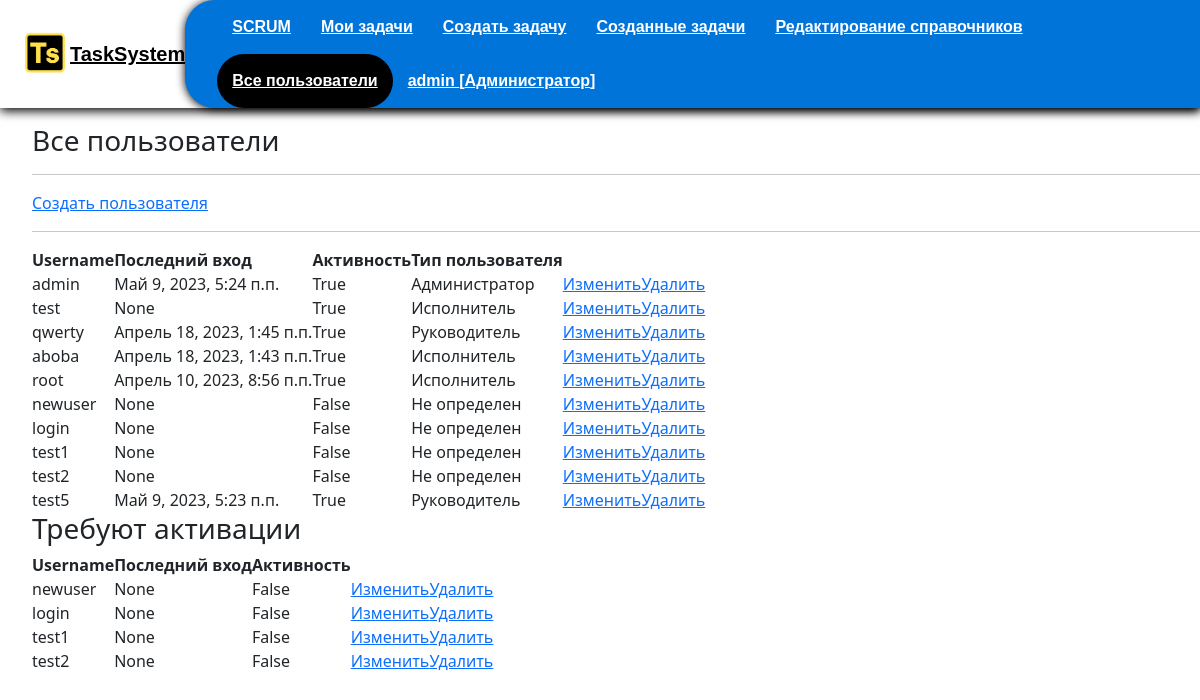
The page /all_users (signed in) on the database as committed earlier.
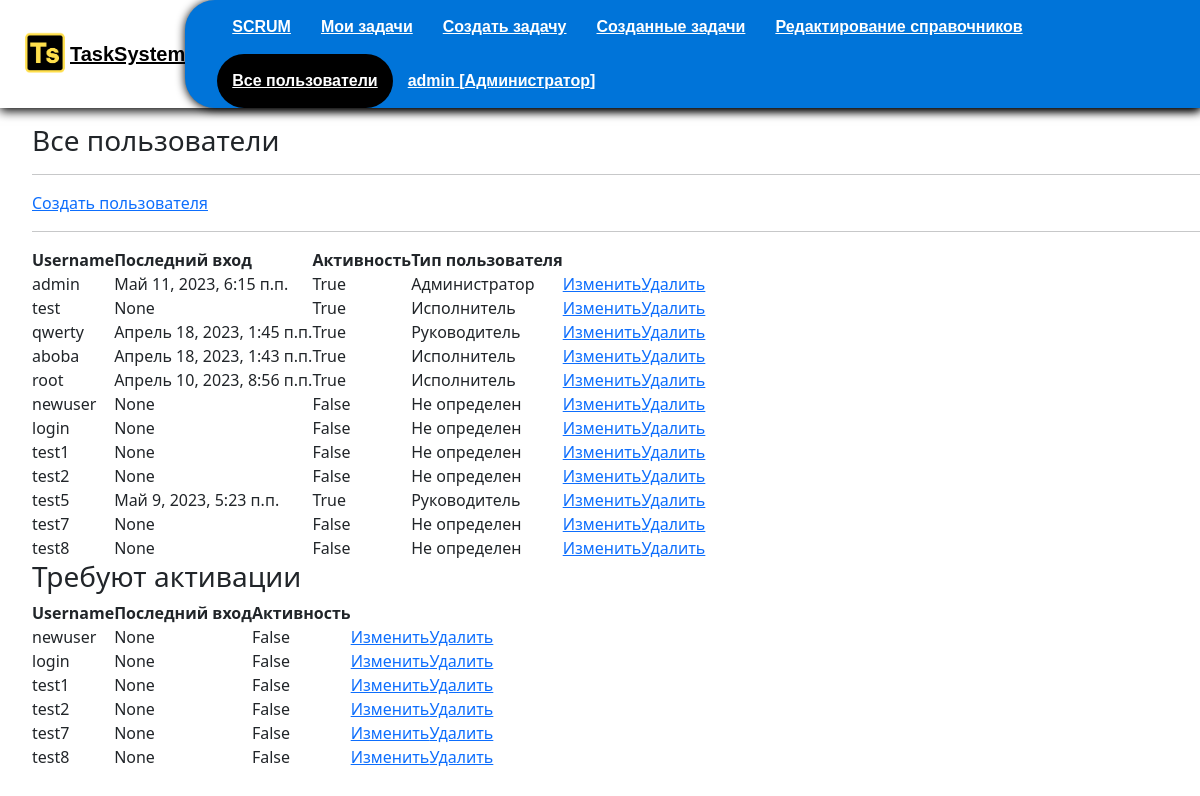
The same page on the database as committed later.
### authapp/models.py (models this page shows)
class CustomUser(AbstractUser):
    LastAuthDate = models.DateTimeField(auto_now=True)
    is_active = models.BooleanField(verbose_name="Пользователь активирован", default=False)

### mainapp/views.py (the view)
# urls.py: path('all_users', mainapp.all_users, name="all_users"),
@user_passes_test(lambda u: u.is_superuser)
def all_users(request):
    try:
        right = Right.objects.get(user_id=request.user)
    except:
        right = None
    users = CustomUser.objects.all().values_list('id', 'username', 'last_login', 'is_active', 'right__usertype_id__name')
    users.query = pickle.loads(pickle.dumps(users.query))
    usersdata = UserData.objects.all()
    non_active_user = CustomUser.objects.filter(is_active=False)
    return render(request, 'mainapp/all_users.html', context={
        'title':"Все пользователи",
        "right":right,
        'users': users,
        'userdata': usersdata,
        'non_active_user': non_active_user
    })

### mainapp/templates/mainapp/all_users.html (shortened to what this page needs)
{% load static %}
{% include 'mainapp/includes/menu_inc.html' %}
<div class='page_style'>
<h3>Все пользователи</h3>
<hr>
<a class="button" href ="{% url 'auth:create_user' %}" >Создать пользователя </a>
<hr>
<table class="primary">
    <thead>
      <tr>
        <th>Username</th>
        <th>Последний вход</th>
        <th>Активность<th>
        <th>Тип пользователя</th>
        <th><th>
      </tr>
    </thead>
    <tbody>
        {% for user in users %}
      <tr>
        <td>{{user.username}}</td>
        <td>{{user.last_login}}</td>
        <td>{{user.is_active}}</td>
        <td>{% if user.right__usertype_id__name %}{{user.right__usertype_id__name}} {% else %} Не определен {%endif%}</td>
        <td><a href ="{% url 'edit_user' user.id %}">Изменить  </a></td>
        <td><a href ="{% url 'delete_user' user.id %}">Удалить </a></td>
      </tr>
      {% endfor %}
    </tbody>
  </table>
<h3>Требуют активации</h3>
<table class="primary">
    <thead>
      <tr>
        <th>Username</th>
        <th>Последний вход</th>
        <th>Активность<th>
        <th><th>
      </tr>
    </thead>
    <tbody>
        {% for user in non_active_user %}
      <tr>
        <td>{{user.username}}</td>
        <td>{{user.last_login}}</td>
        <td>{{user.is_active}}</td>
        <td><a href ="{% url 'edit_user' user.id %}">Изменить  </a></td>
        <td><a href ="{% url 'delete_user' user.id %}">Удалить </a></td>
      </tr>
      {% endfor %}
    </tbody>
  </table>
</div>

### mainapp/templates/mainapp/includes/menu_inc.html (shortened to what this page needs)
{% load static %}
<!DOCTYPE html>
<html lang="en">
<head>
  <link rel="stylesheet" type="text/css" href="{% static 'css/task.css' %}">
  <link rel="stylesheet" type="text/css" href="{% static 'css/style.css' %}">
  <link rel="stylesheet" type="text/css" href="{% static 'css/scrum.css' %}">
  <link rel="stylesheet" type="text/css" href="{% static 'css/menu.css' %}">
  <link href="{% static 'colorfield/css/colorpicker.css' %}" rel="stylesheet">
  <link href="{% static 'css/colorfield.css' %}" rel="stylesheet">
  <link rel="stylesheet" type="text/css" href="{% static 'colorfield/css/color-picker.css' %}">
  <link href="https://cdn.jsdelivr.net/npm/bootstrap@5.2.0-beta1/dist/css/bootstrap.min.css" rel="stylesheet">
    <link rel="stylesheet" href="https://cdn.jsdelivr.net/npm/picnic">
</head>
<body>
  <header class='header'>
    <div class='block-logo'>
      <a href='{% url "main" %}' class="logo"><img src="{% static 'images/TSlogo.png' %}" width="50" height="50"></a>
      <p class='logo-text'><a href='{% url "main" %}' class='logo-text'>TaskSystem</a></p>
    </div>
    <nav class='menu-items'>
      <ul class='menu-item'>
        <li><a href="{% url 'main' %}" class="{% if request.resolver_match.url_name == 'main' %} active_url {% endif %}">SCRUM</a></li>
        <li><a href="{% url 'mytasks:task_view' %}" class="{% if request.resolver_match.url_name == 'task_view' %} active_url  {% endif %}">Мои задачи</a></li>
        {% if right.usertype_id.name == "Руководитель" or right.usertype_id.name == "Администратор" %}
        <li><a href="{% url 'create' %}" class="{% if request.resolver_match.url_name == 'create' %} active_url{% endif %}">Создать задачу</a></li>
        <li><a href="{% url 'creation_tasks' %}" class="{% if request.resolver_match.url_name == 'creation_tasks' %} active_url {% endif %}">Созданные задачи</a></li>
        {% endif %}
        {% if request.user.is_superuser %}
        <li><a href="{% url 'edit_directory:directory_view' %} " class="{% if request.resolver_match.url_name == 'directory_view' %} active_url {% endif %}">Редактирование справочников</a></li>
        <li><a href="{% url 'all_users' %}" class="{% if request.resolver_match.url_name == 'all_users' %} active_url {% endif %}">Все пользователи</a></li>
        {% endif %}
        <li><a href="#" class="{% if request.resolver_match.url_name == 'account' %} active_url {% endif %}">{{ user.username }} {% if right.usertype_id.name %}[{{right.usertype_id.name}}]{% else %} [Не определен] {% endif %}</a>
      </li>
      </ul>
    </nav>
  </header>

Rows that differ between the two databases and show on the page:
changed CustomUser "admin": last_login "Май 9, 2023, 5:24 п.п." → "Май 11, 2023, 6:15 п.п."
added CustomUser: username "test7", last_login "None", is_active "False", shows "Не определен"
added CustomUser: username "test8", last_login "None", is_active "False", shows "Не определен"
